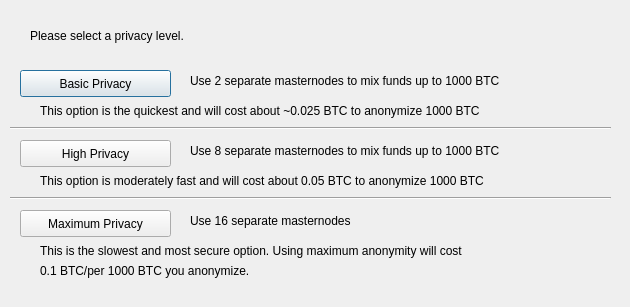
<?xml version="1.0" encoding="UTF-8"?>
<ui version="4.0">
 <class>DarksendConfig</class>
 <widget class="QDialog" name="DarksendConfig">
  <property name="geometry">
   <rect>
    <x>0</x>
    <y>0</y>
    <width>630</width>
    <height>307</height>
   </rect>
  </property>
  <property name="windowTitle">
   <string>Configure PrivateSend</string>
  </property>
  <widget class="QPushButton" name="buttonBasic">
   <property name="geometry">
    <rect>
     <x>20</x>
     <y>70</y>
     <width>151</width>
     <height>27</height>
    </rect>
   </property>
   <property name="text">
    <string>Basic Privacy</string>
   </property>
  </widget>
  <widget class="QPushButton" name="buttonHigh">
   <property name="geometry">
    <rect>
     <x>20</x>
     <y>140</y>
     <width>151</width>
     <height>27</height>
    </rect>
   </property>
   <property name="text">
    <string>High Privacy</string>
   </property>
  </widget>
  <widget class="QPushButton" name="buttonMax">
   <property name="geometry">
    <rect>
     <x>20</x>
     <y>210</y>
     <width>151</width>
     <height>27</height>
    </rect>
   </property>
   <property name="text">
    <string>Maximum Privacy</string>
   </property>
  </widget>
  <widget class="QLabel" name="label">
   <property name="geometry">
    <rect>
     <x>30</x>
     <y>20</y>
     <width>571</width>
     <height>31</height>
    </rect>
   </property>
   <property name="text">
    <string>Please select a privacy level.</string>
   </property>
  </widget>
  <widget class="QLabel" name="label_2">
   <property name="geometry">
    <rect>
     <x>190</x>
     <y>70</y>
     <width>421</width>
     <height>21</height>
    </rect>
   </property>
   <property name="text">
    <string>Use 2 separate masternodes to mix funds up to 1000 BTC</string>
   </property>
  </widget>
  <widget class="QLabel" name="label_3">
   <property name="geometry">
    <rect>
     <x>190</x>
     <y>140</y>
     <width>411</width>
     <height>21</height>
    </rect>
   </property>
   <property name="text">
    <string>Use 8 separate masternodes to mix funds up to 1000 BTC</string>
   </property>
  </widget>
  <widget class="QLabel" name="label_4">
   <property name="geometry">
    <rect>
     <x>190</x>
     <y>210</y>
     <width>421</width>
     <height>21</height>
    </rect>
   </property>
   <property name="text">
    <string>Use 16 separate masternodes</string>
   </property>
  </widget>
  <widget class="QLabel" name="label_6">
   <property name="geometry">
    <rect>
     <x>40</x>
     <y>100</y>
     <width>561</width>
     <height>21</height>
    </rect>
   </property>
   <property name="text">
    <string>This option is the quickest and will cost about ~0.025 BTC to anonymize 1000 BTC</string>
   </property>
  </widget>
  <widget class="QLabel" name="label_7">
   <property name="geometry">
    <rect>
     <x>40</x>
     <y>170</y>
     <width>561</width>
     <height>21</height>
    </rect>
   </property>
   <property name="text">
    <string>This option is moderately fast and will cost about 0.05 BTC to anonymize 1000 BTC</string>
   </property>
  </widget>
  <widget class="QLabel" name="label_8">
   <property name="geometry">
    <rect>
     <x>40</x>
     <y>240</y>
     <width>561</width>
     <height>21</height>
    </rect>
   </property>
   <property name="text">
    <string>This is the slowest and most secure option. Using maximum anonymity will cost</string>
   </property>
  </widget>
  <widget class="QLabel" name="label_9">
   <property name="geometry">
    <rect>
     <x>40</x>
     <y>260</y>
     <width>561</width>
     <height>21</height>
    </rect>
   </property>
   <property name="text">
    <string>0.1 BTC/per 1000 BTC you anonymize.</string>
   </property>
  </widget>
  <widget class="Line" name="line">
   <property name="geometry">
    <rect>
     <x>10</x>
     <y>120</y>
     <width>601</width>
     <height>16</height>
    </rect>
   </property>
   <property name="orientation">
    <enum>Qt::Horizontal</enum>
   </property>
  </widget>
  <widget class="Line" name="line_2">
   <property name="geometry">
    <rect>
     <x>10</x>
     <y>190</y>
     <width>601</width>
     <height>16</height>
    </rect>
   </property>
   <property name="orientation">
    <enum>Qt::Horizontal</enum>
   </property>
  </widget>
 </widget>
 <resources/>
 <connections/>
</ui>
